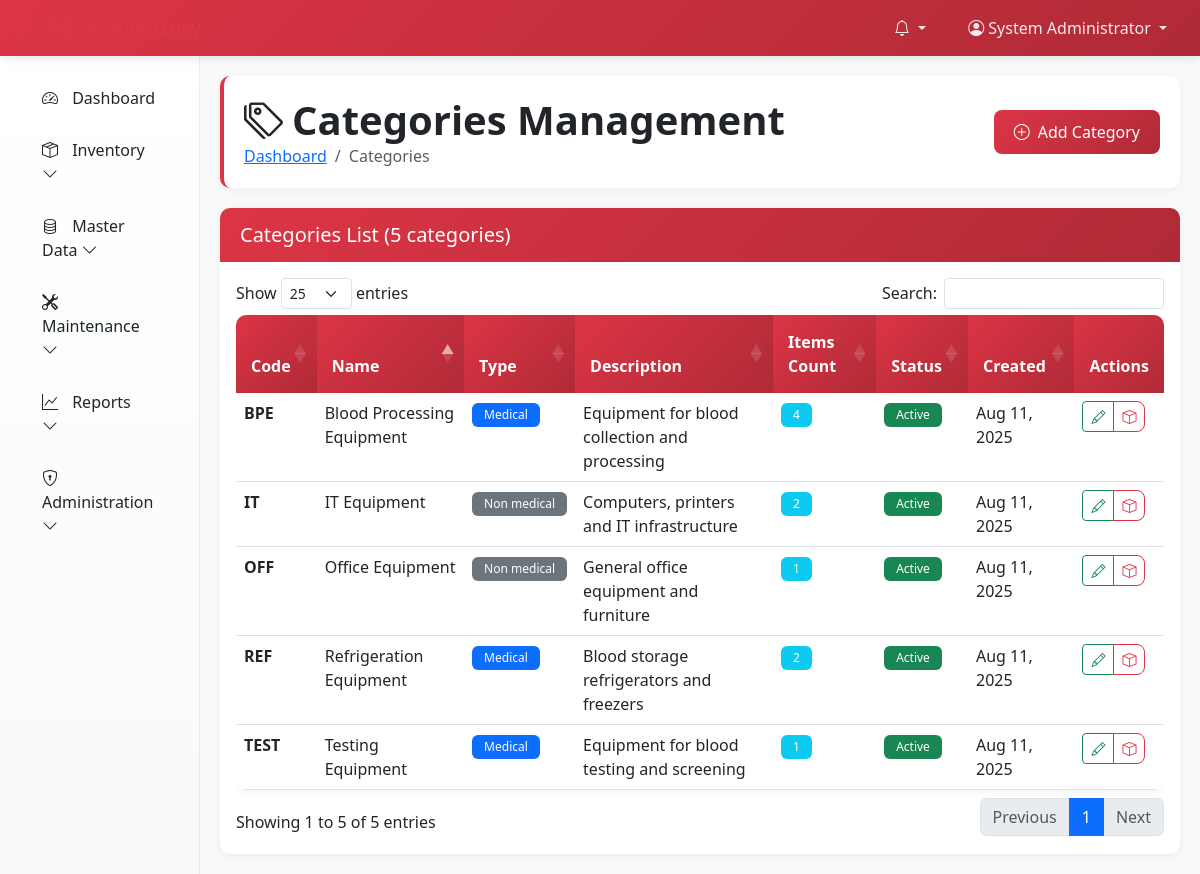
The page /pages/categories/index.php (signed in) on the database its author committed.
### tables this page shows
CREATE TABLE IF NOT EXISTS `categories` (
  `id` int NOT NULL AUTO_INCREMENT,
  `name` varchar(100) NOT NULL,
  `code` varchar(20) NOT NULL,
  `type` enum('medical','non_medical') NOT NULL DEFAULT 'medical',
  `description` text,
  `is_active` tinyint(1) NOT NULL DEFAULT '1',
  `created_at` timestamp NULL DEFAULT CURRENT_TIMESTAMP,
  `updated_at` timestamp NULL DEFAULT CURRENT_TIMESTAMP ON UPDATE CURRENT_TIMESTAMP,
  PRIMARY KEY (`id`),
  UNIQUE KEY `code` (`code`)
);

### config/config.php (called while the page is built, shortened)
<?php
require_once 'database.php';
function formatDateTime($datetime, $format = 'Y-m-d H:i:s') {
    return (empty($datetime) || $datetime === '0000-00-00 00:00:00') ? '' : date($format, strtotime($datetime));
}
function isLoggedIn() {
    return !empty($_SESSION['user_id']);
}
function hasRole($required_roles) {
    return in_array($_SESSION['user_role'], $required_roles);
}
?>

### config/database.php (called while the page is built, shortened)
<?php
function getDatabaseConnection() {
    static $connection = null;
    if ($connection === null) {
        try {
            $connection = new mysqli(DB_HOST, DB_USERNAME, DB_PASSWORD, DB_NAME);
            $connection->set_charset(DB_CHARSET);
            $connection->query("SET time_zone = '+05:30'");
        } catch (Exception $e) {
            error_log("Database connection error: " . $e->getMessage());
            die("Database connection failed. Please check configuration.");
        }
    }
    return $connection;
}
function executeQuery($query, $params = [], $types = '') {
    $conn = getDatabaseConnection();
    $stmt = $conn->prepare($query);
    $result = $stmt->execute();
    return $stmt;
}
function fetchAll($query, $params = [], $types = '') {
    $stmt = executeQuery($query, $params, $types);
    $result = $stmt->get_result();
    return $result->fetch_all(MYSQLI_ASSOC);
}
?>

### pages/categories/index.php (the view, shortened to what this page needs)
<?php
require_once '../../config/config.php';
$categories = fetchAll(
    "SELECT c.*, COUNT(i.id) as item_count
     FROM categories c
     LEFT JOIN items i ON c.id = i.category_id
     GROUP BY c.id
     ORDER BY c.name"
);
include '../../includes/header.php';
?>
<div class="page-header fade-in">
    <div class="d-flex justify-content-between align-items-center">
        <div>
            <h1><i class="bi bi-tags me-2"></i>Categories Management</h1>
            <nav aria-label="breadcrumb">
                <ol class="breadcrumb">
                    <li class="breadcrumb-item"><a href="/pages/dashboard.php">Dashboard</a></li>
                    <li class="breadcrumb-item active">Categories</li>
                </ol>
            </nav>
        </div>
        <?php if (hasRole(['admin', 'inventory_manager'])): ?>
            <div>
                <button type="button" class="btn btn-primary" data-bs-toggle="modal" data-bs-target="#categoryModal" onclick="openAddModal()">
                    <i class="bi bi-plus-circle me-2"></i>Add Category
                </button>
            </div>
        <?php endif; ?>
    </div>
</div>
<div class="card fade-in">
    <div class="card-header">
        <h5 class="mb-0">Categories List (<?php echo count($categories); ?> categories)</h5>
    </div>
    <div class="card-body">
        <div class="table-responsive">
            <table class="table table-hover" id="categoriesTable">
                <thead>
                    <tr>
                        <th>Code</th>
                        <th>Name</th>
                        <th>Type</th>
                        <th>Description</th>
                        <th>Items Count</th>
                        <th>Status</th>
                        <th>Created</th>
                        <th>Actions</th>
                    </tr>
                </thead>
                <tbody>
                    <?php foreach ($categories as $category): ?>
                        <tr>
                            <td><strong><?php echo htmlspecialchars($category['code']); ?></strong></td>
                            <td><?php echo htmlspecialchars($category['name']); ?></td>
                            <td>
                                <span class="badge <?php echo $category['type'] === 'medical' ? 'bg-primary' : 'bg-secondary'; ?>">
                                    <?php echo ucfirst(str_replace('_', ' ', $category['type'])); ?>
                                </span>
                            </td>
                            <td>
                                <?php if ($category['description']): ?>
                                    <?php echo htmlspecialchars(substr($category['description'], 0, 100)); ?>
                                <?php else: ?>
                                    <span class="text-muted">-</span>
                                <?php endif; ?>
                            </td>
                            <td>
                                <span class="badge bg-info"><?php echo number_format($category['item_count']); ?></span>
                            </td>
                            <td>
                                <span class="badge <?php echo $category['is_active'] ? 'bg-success' : 'bg-secondary'; ?>">
                                    <?php echo $category['is_active'] ? 'Active' : 'Inactive'; ?>
                                </span>
                            </td>
                            <td><?php echo formatDateTime($category['created_at'], 'M j, Y'); ?></td>
                            <td>
                                <div class="btn-group" role="group">
                                    <?php if (hasRole(['admin', 'inventory_manager'])): ?>
                                        <button type="button" class="btn btn-sm btn-outline-success"
                                                onclick="openEditModal(<?php echo htmlspecialchars(json_encode($category)); ?>)" title="Edit">
                                            <i class="bi bi-pencil"></i>
                                        </button>
                                    <?php endif; ?>
                                    <a href="/pages/items/index.php?category=<?php echo $category['id']; ?>"
                                       class="btn btn-sm btn-outline-primary" title="View Items">
                                        <i class="bi bi-box"></i>
                                    </a>
                                </div>
                            </td>
                        </tr>
                    <?php endforeach; ?>
                </tbody>
            </table>
        </div>
    </div>
</div>
<?php
include '../../includes/footer.php';
?>

### includes/header.php (style rules this page uses)
:root { --nbts-primary: #dc3545; --nbts-secondary: #0d6efd; --nbts-success: #198754; --nbts-warning: #ffc107; --nbts-danger: #dc3545; --nbts-info: #0dcaf0; --nbts-light: #f8f9fa; --nbts-dark: #212529; }
.page-header { background: white; padding: 20px; border-radius: 10px; box-shadow: 0 2px 10px rgba(0,0,0,0.05); margin-bottom: 20px; border-left: 4px solid var(--nbts-primary); }
.page-header h1 { margin: 0; color: var(--nbts-dark); font-weight: 600; }
.page-header .breadcrumb { margin: 0; background: none; padding: 0; }
.card { border: none; border-radius: 10px; box-shadow: 0 2px 10px rgba(0,0,0,0.05); transition: transform 0.3s ease, box-shadow 0.3s ease; }
.card-header { background: linear-gradient(135deg, var(--nbts-primary), #b02a37); color: white; border-radius: 10px 10px 0 0 !important; padding: 15px 20px; border: none; font-weight: 600; }
.btn-primary { background: linear-gradient(135deg, var(--nbts-primary), #b02a37); border: none; border-radius: 8px; font-weight: 500; padding: 10px 20px; transition: all 0.3s ease; }
.btn-outline-primary { border-color: var(--nbts-primary); color: var(--nbts-primary); border-radius: 8px; font-weight: 500; transition: all 0.3s ease; }
.table { background: white; border-radius: 10px; overflow: hidden; box-shadow: 0 2px 10px rgba(0,0,0,0.05); }
.table thead th { background: linear-gradient(135deg, var(--nbts-primary), #b02a37); color: white; font-weight: 600; border: none; padding: 15px; }
.table tbody tr { transition: background-color 0.3s ease; }
.badge { font-weight: 500; border-radius: 6px; padding: 6px 12px; }
.fade-in { animation: fadeIn 0.5s ease-in-out; }

### rows shown on the page
categories: code "BPE", name "Blood Processing Equipment", type "Medical", description "Equipment for blood collection and processing", item_count "4", is_active "Active", created_at "Aug 11, 2025"
categories: code "IT", name "IT Equipment", type "Non medical", description "Computers, printers and IT infrastructure", item_count "2", is_active "Active", created_at "Aug 11, 2025"
categories: code "OFF", name "Office Equipment", type "Non medical", description "General office equipment and furniture", item_count "1", is_active "Active", created_at "Aug 11, 2025"
categories: code "REF", name "Refrigeration Equipment", type "Medical", description "Blood storage refrigerators and freezers", item_count "2", is_active "Active", created_at "Aug 11, 2025"
categories: code "TEST", name "Testing Equipment", type "Medical", description "Equipment for blood testing and screening", item_count "1", is_active "Active", created_at "Aug 11, 2025"

### other values the page prints
$_SESSION['user_name'] "System Administrator"
count($categories) "5"
